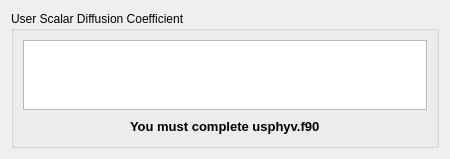
<ui version="4.0" >
 <class>UserScalarPropertiesForm</class>
 <widget class="QWidget" name="UserScalarPropertiesForm" >
  <property name="geometry" >
   <rect>
    <x>0</x>
    <y>0</y>
    <width>450</width>
    <height>149</height>
   </rect>
  </property>
  <property name="windowTitle" >
   <string>Form</string>
  </property>
  <layout class="QVBoxLayout" >
   <item>
    <widget class="QGroupBox" name="groupBox" >
     <property name="title" >
      <string>User Scalar Diffusion Coefficient</string>
     </property>
     <layout class="QVBoxLayout" >
      <item>
       <widget class="QTableView" name="table" >
        <property name="editTriggers" >
         <set>QAbstractItemView::AnyKeyPressed|QAbstractItemView::DoubleClicked|QAbstractItemView::EditKeyPressed|QAbstractItemView::NoEditTriggers|QAbstractItemView::SelectedClicked</set>
        </property>
        <property name="alternatingRowColors" >
         <bool>true</bool>
        </property>
        <property name="selectionBehavior" >
         <enum>QAbstractItemView::SelectRows</enum>
        </property>
       </widget>
      </item>
      <item>
       <layout class="QHBoxLayout" >
        <item>
         <spacer>
          <property name="orientation" >
           <enum>Qt::Horizontal</enum>
          </property>
          <property name="sizeHint" >
           <size>
            <width>20</width>
            <height>20</height>
           </size>
          </property>
         </spacer>
        </item>
        <item>
         <widget class="QLabel" name="labelFortran" >
          <property name="font" >
           <font>
            <pointsize>10</pointsize>
            <weight>75</weight>
            <bold>true</bold>
           </font>
          </property>
          <property name="text" >
           <string>You must complete usphyv.f90</string>
          </property>
         </widget>
        </item>
        <item>
         <spacer>
          <property name="orientation" >
           <enum>Qt::Horizontal</enum>
          </property>
          <property name="sizeHint" >
           <size>
            <width>16</width>
            <height>16</height>
           </size>
          </property>
         </spacer>
        </item>
       </layout>
      </item>
     </layout>
    </widget>
   </item>
   <item>
    <spacer>
     <property name="orientation" >
      <enum>Qt::Vertical</enum>
     </property>
     <property name="sizeHint" >
      <size>
       <width>16</width>
       <height>16</height>
      </size>
     </property>
    </spacer>
   </item>
  </layout>
 </widget>
 <resources/>
 <connections/>
</ui>
